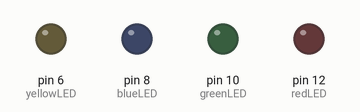
Recording of a sketch running on a simulated Arduino Uno, built with avr-gcc and run on an emulated ATmega328P. Shown: output pins drawn as LEDs (lit = HIGH).

Above: at 0.5 s.
At 3.5 s:
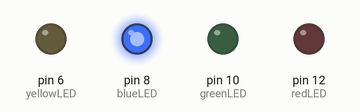
At 5.5 s:
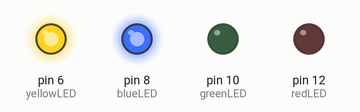
At 9.5 s:
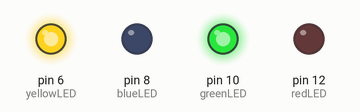
At 13.5 s:
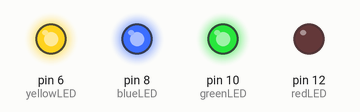
At 18.5 s:
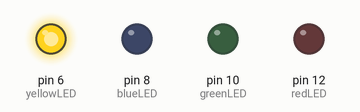
Timing chart, 0 to 19.6 s (numbered marks = the images above):
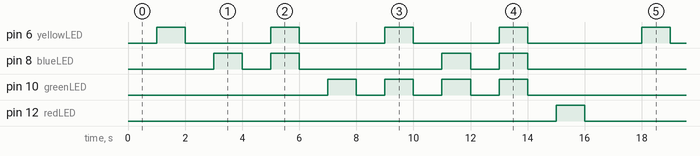

Measured:
- by itself, pin 6 (yellowLED): repeats every 17.0 s: 3 × (LOW 3.0 s, HIGH 1.0 s), LOW 4.0 s, HIGH 1.0 s
- by itself, pin 8 (blueLED): repeats every 17.0 s: LOW 1.0 s, HIGH 1.0 s, LOW 5.0 s, HIGH 1.0 s, LOW 1.0 s, HIGH 1.0 s, LOW 6.0 s, HIGH 1.0 s
- by itself, pin 10 (greenLED): goes 3 × (HIGH 1.0 s, LOW 1.0 s), HIGH 1.0 s, LOW 10.0 s, 3 × (HIGH 1.0 s, LOW 1.0 s), HIGH 1.0 s, then LOW
- by itself, pin 12 (redLED): alternates HIGH for 1.0 s and LOW for 16.0 s

The sketch:

BareMinimum.ino
```cpp
int redLED = 12;
int greenLED = 10;
int blueLED = 8;
int yellowLED = 6;

int blinkSpeed = 500;
int delayTime = 1000;

void setup() {
  // put your setup code here, to run once:
  pinMode(redLED,OUTPUT);
  pinMode(greenLED,OUTPUT);
  pinMode(blueLED,OUTPUT);
  pinMode(yellowLED,OUTPUT);
}

void loop() {
  // put your main code here, to run repeatedly:

  // count 0
  digitalWrite(redLED,LOW);
  digitalWrite(greenLED,LOW);
  digitalWrite(blueLED,LOW);
  digitalWrite(yellowLED,LOW);
  delay(delayTime);

  //count 1
  digitalWrite(yellowLED,HIGH);
  delay(delayTime);
  digitalWrite(yellowLED,LOW);
  delay(delayTime);

  //count 2
  digitalWrite(blueLED,HIGH);
  delay(delayTime);
  digitalWrite(blueLED,LOW);
  delay(delayTime);

  //count 3
  digitalWrite(blueLED,HIGH);
  digitalWrite(yellowLED,HIGH);
  delay(delayTime);
  digitalWrite(blueLED,LOW);
  digitalWrite(yellowLED,LOW);
  delay(delayTime);

  //count 4
  digitalWrite(greenLED,HIGH);
  delay(delayTime);
  digitalWrite(greenLED,LOW);
  delay(delayTime);

  //count 5
  digitalWrite(greenLED,HIGH);
  digitalWrite(yellowLED,HIGH);
  delay(delayTime);
  digitalWrite(greenLED,LOW);
  digitalWrite(yellowLED,LOW);
  delay(delayTime);

  //count 6
  digitalWrite(greenLED,HIGH);
  digitalWrite(blueLED,HIGH);
  delay(delayTime);
  digitalWrite(greenLED,LOW);
  digitalWrite(blueLED,LOW);
  delay(delayTime);

  //count 7
  digitalWrite(greenLED,HIGH);
  digitalWrite(blueLED,HIGH);
  digitalWrite(yellowLED,HIGH);
  delay(delayTime);
  digitalWrite(greenLED,LOW);
  digitalWrite(blueLED,LOW);
  digitalWrite(yellowLED,LOW);
  delay(delayTime);

  //count 8
  digitalWrite(redLED,HIGH);
  delay(delayTime);
  digitalWrite(redLED,LOW);
  delay(delayTime);


}
```
